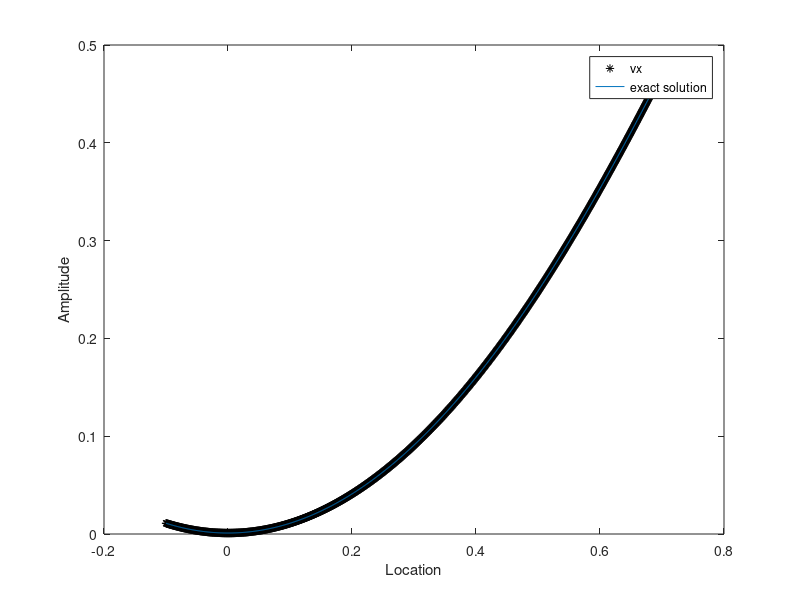
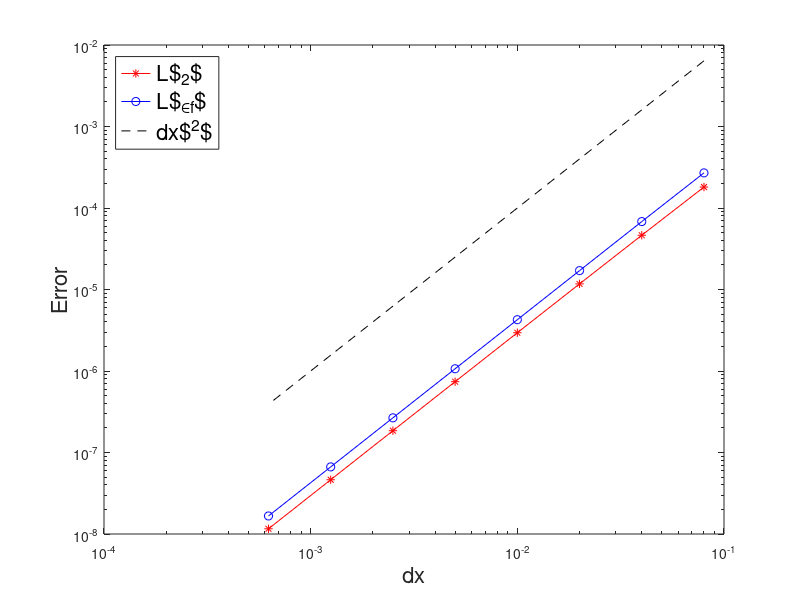

Reproduce these figures in MATLAB, in order.
%----------------------------------------%
% Method of manufactured solutions       %
% mom eqn                                %
% dvx/dt + dvx/dx = 0                    %
% steady state solution                  %
% rlbarnett c3149416 300318              %
%----------------------------------------%

%------
% temporal domain %
%------
tmin = 0;

% max number of iterations -- keep constant
nmax = 1.0e7;

% temporal step
% dt = 1.0/nmax;
dt = 0.0;

% time axis
tax = linspace(tmin,nmax*dt,nmax);

%------
% spatial domain %
%------
xmin = -0.1;
xmax = 0.7;

% initial grid size
npts = 11;

% coefficients for source term u0(sin(x^2 + omt) + eps) and viscosity
u0 = 1.0;
epsilon = 0.001;
nu = 0.7;

%%
%-------------------------------------------------------------------------%
% Manufactured solution U(t,x) = u0(sin(x^2 + omt) + eps)                 %
% dU/dt = om*u0*cos(x^2 + om*t)                                           %
% dU/dx = 2u0xcos(x^2 + om*t)                                             %
% d/dx(U^2/2) = 2u0^2*xcos(x^2 + om*t)(sin(x^2 + om*t) + eps)             %
% d^2U/dx^2 = 2u0(cos(x^2 + om*t) - 2x^2sin(x^2 + om*t))                  %
%-------------------------------------------------------------------------%

iter = 8;
const = 2.0;
tol = 1.0e-14;
l_inf = zeros(1,iter);
l_two = zeros(1,iter);
dx_arr = zeros(1,iter);

om = 0.0;


for kk=1:iter
    
    fprintf('counter=%d\n',kk)
    
    dx = (xmax - xmin)/(npts - 1);
    dx_arr(1,kk) = dx;
    xax = linspace(xmin,xmax,npts);
    
    fprintf('dx=%d\n',dx)

    % initial conditions
    source = zeros(npts,1);
    vx_new = u0*sin(xax.^2 + epsilon)*const;
    coeff_mat = zeros(npts,npts);
    
    for ii=1:nmax
        
        % exact solution (steady)
        ex_sol = u0*sin(xax.^2) + epsilon;
        
        % boundary conditions
        coeff_mat(1,1) = 1.0;
        coeff_mat(end,end) = 1.0;
        
        source(1,1) = u0*sin(xmin.^2) + epsilon;
        source(end,1) = u0*sin(xmax.^2) + epsilon;
        
        vx = vx_new;

        for jj=2:npts-1
            
            coeff_mat(jj,jj) = (2.0*nu)/(dx^2);
            coeff_mat(jj,jj-1) = -vx(1,jj)/(2.0*dx) - nu/(dx^2);
            coeff_mat(jj,jj+1) = vx(1,jj)/(2.0*dx) - nu/(dx^2);
            
            coeff_mat = sparse(coeff_mat);

            source(jj,1) = 2.0*u0^2*xax(1,jj)*cos(xax(1,jj)^2)*(sin(xax(1,jj)^2) +...
                epsilon) - nu*2.0*u0*(cos(xax(1,jj)^2) - 2.0*xax(1,jj)^2*sin(xax(1,jj)^2));

%             vx_new(1,jj) = (1.0/2.0)*(vx(1,jj+1) - vx(1,jj-1)) - (dx/(4.0*nu))*(vx(1,jj+1)^2/2.0 - vx(1,jj-1)^2/2.0) +...
%                 (dx^2/(2.0*nu))*source(1,jj);
            
        end
        
        
        vx_new = coeff_mat\source;
        
        vx_new = vx_new';
        
        l_inf(1,kk) = norm(ex_sol - vx_new, Inf);
        l_two(1,kk) = rms(ex_sol - vx_new);
        
        if rms(vx_new - vx)<=tol
            fprintf('tolerance reached, ii=%d\n',ii)
            break
        else
            continue
        end
        
    end
    
    npts = 2.0*npts - 1;
    fprintf('coefficient matrix determinant=%d\n\n',det(coeff_mat))
    
end

ratio_inf = l_inf(1:iter-1)./l_inf(2:iter);
ratio_two = l_two(1:iter-1)./l_two(2:iter);

%%
%------ 
% plot solution %
%------

figure(1)
plot(xax, vx, '*k')
hold on
plot(xax, ex_sol)
xlabel('Location')
ylabel('Amplitude')
legend('vx', 'exact solution')
hold off

figure(2)
loglog(dx_arr,l_two, '-*r') 
hold on
loglog(dx_arr,l_inf, '-ob')
loglog(dx_arr, dx_arr.^2, '--k')
% xlim([5e-4 1e-1])
xlabel('dx','Fontsize',16)
ylabel('Error','Fontsize',16)
legend({'L$_2$', 'L$_{\inf}$', 'dx$^2$'},'Fontsize',16,'Location','northwest')
hold off
